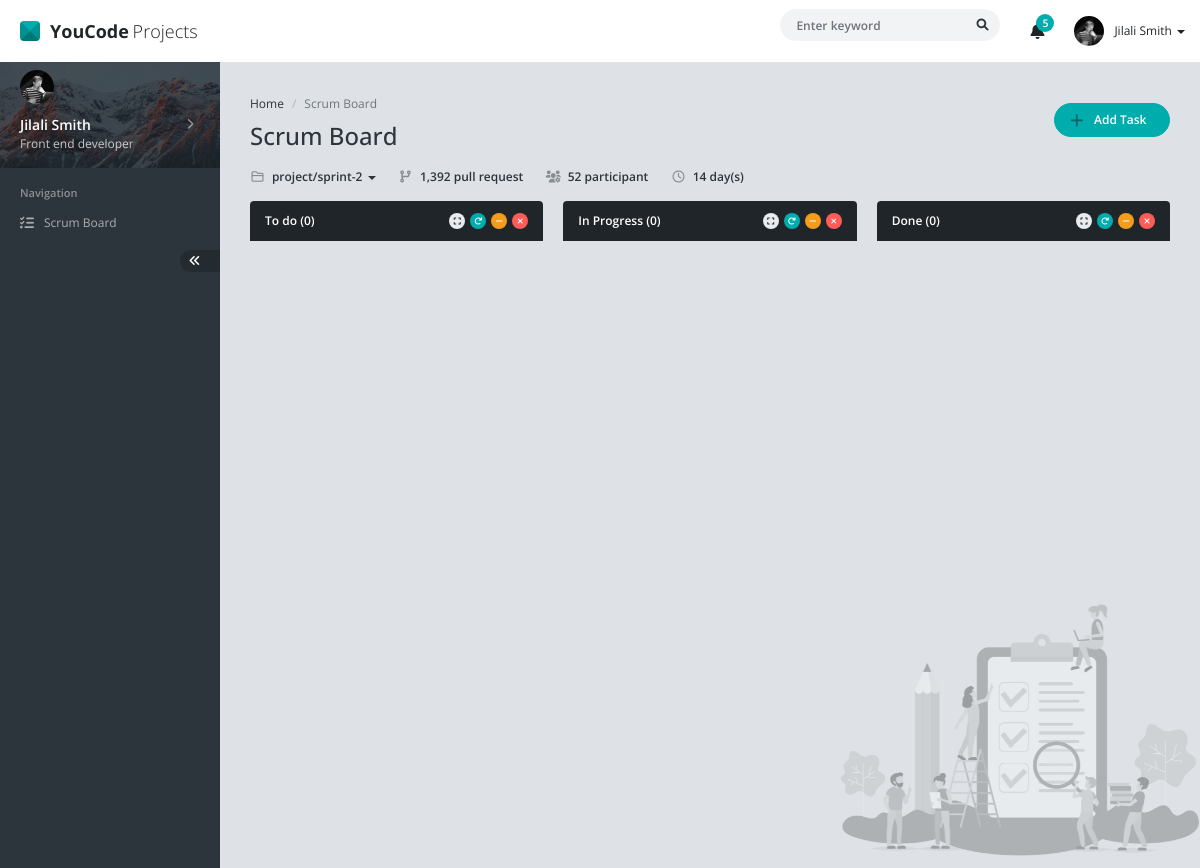
The app's page /, older data.
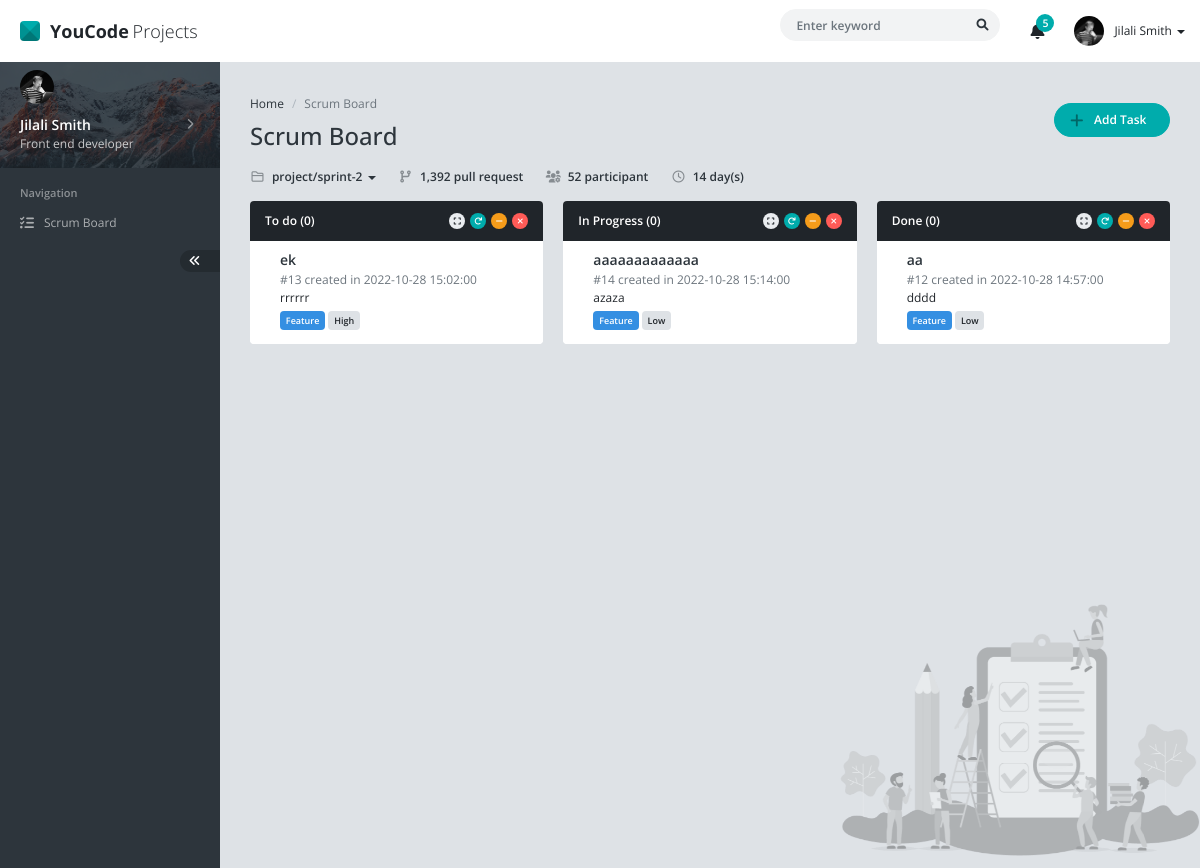
The same page, newer data.
### tables this page shows
CREATE TABLE `tasks` (
  `id` int(11) NOT NULL,
  `task_title` varchar(255) NOT NULL,
  `task_type` varchar(11) NOT NULL,
  `task_priority` varchar(11) NOT NULL,
  `task_status` varchar(11) NOT NULL,
  `task_date` datetime NOT NULL,
  `task_description` text NOT NULL
);

### scripts.php (called while the page is built, shortened)
<?php
    getTasks();
    function getTasks()
    {
        $requet = "SELECT * FROM `tasks`";
        $resultat = mysqli_query($GLOBALS['connection'],$requet);
    }
?>

### index.php (the view, shortened to what this page needs)
<?php
    include('scripts.php');
?>
<!DOCTYPE html>
<html lang="en" >
<head>
	<link href="assets/css/vendor.min.css" rel="stylesheet" />
	<link href="assets/css/default/app.min.css" rel="stylesheet" />
</head>
<body>
	<div id="app" class="app app-header-fixed app-sidebar-fixed">
		<div id="header" class="app-header">
			<div class="navbar-header">
				<a href="index.html" class="navbar-brand"><span class="navbar-logo"></span> <b class="me-1">YouCode</b> Projects</a>
			</div>
			<div class="navbar-nav">
				<div class="navbar-item navbar-form">
					<form action="" method="POST" name="search">
						<div class="form-group">
							<input type="text" class="form-control" placeholder="Enter keyword" />
							<button type="submit" class="btn btn-search"><i class="fa fa-search"></i></button>
						</div>
					</form>
				</div>
				<div class="navbar-item dropdown">
					<a href="#" data-bs-toggle="dropdown" class="navbar-link dropdown-toggle icon">
						<i class="fa fa-bell"></i>
						<span class="badge">5</span>
					</a>
				</div>
				<div class="navbar-item navbar-user dropdown">
					<a href="#" class="navbar-link dropdown-toggle d-flex align-items-center" data-bs-toggle="dropdown">
						<img src="assets/img/user/user-13.jpg" alt="" />
						<span>
							<span class="d-none d-md-inline">Jilali Smith</span>
							<b class="caret"></b>
						</span>
					</a>
				</div>
			</div>
		</div>
		<div id="sidebar" class="app-sidebar">
			<div class="app-sidebar-content" data-scrollbar="true" data-height="100%">
				<div class="menu">
					<div class="menu-profile">
						<a href="javascript:;" class="menu-profile-link" data-toggle="app-sidebar-profile" data-target="#appSidebarProfileMenu">
							<div class="menu-profile-cover with-shadow"></div>
							<div class="menu-profile-image">
								<img src="assets/img/user/user-13.jpg" alt="" />
							</div>
							<div class="menu-profile-info">
								<div class="d-flex align-items-center">
									<div class="flex-grow-1">
										Jilali Smith
									</div>
									<div class="menu-caret ms-auto"></div>
								</div>
								<small>Front end developer</small>
							</div>
						</a>
					</div>
					<div class="menu-header">Navigation</div>
					<div class="menu-item">
						<a href="index.html" class="menu-link">
							<div class="menu-icon">
								<i class="fa fa-list-check"></i>
							</div>
							<div class="menu-text">Scrum Board</div>
						</a>
					</div>
					<div class="menu-item d-flex">
						<a href="javascript:;" class="app-sidebar-minify-btn ms-auto" data-toggle="app-sidebar-minify"><i class="fa fa-angle-double-left"></i></a>
					</div>
				</div>
			</div>
		</div>
		<div id="content" class="app-content" style="min-height: 100vh; background: url(assets/img/cover/cover-scrum-board.png) no-repeat fixed; background-size: 360px; background-position: right bottom;">
			<div class="d-flex align-items-center mb-3">
				<div>
					<ol class="breadcrumb">
						<li class="breadcrumb-item"><a href="javascript:;">Home</a></li>
						<li class="breadcrumb-item active">Scrum Board </li>
					</ol>
					<h1 class="page-header mb-0">
						Scrum Board
					</h1>
				</div>
				<div class="ms-auto">
				<a href="#modal-task" data-bs-toggle="modal" class="btn btn-success btn-rounded px-4 rounded-pill"><i class="fa fa-plus fa-lg me-2 ms-n2 text-success-900"></i> Add Task</a>
				</div>
			</div>
			<div class="mb-3 d-md-flex fw-bold">
				<div class="dropdown-toggle">
					<a href="#" data-bs-toggle="dropdown" class="text-decoration-none text-dark"><i class="far fa-folder fa-fw text-dark text-opacity-50 me-1"></i> project/sprint-2 <b class="caret"></b></a>
				</div>
				<div class="ms-md-4 mt-md-0 mt-2"><i class="fa fa-code-branch fa-fw me-1 text-dark text-opacity-50"></i> 1,392 pull request</div>
				<div class="ms-md-4 mt-md-0 mt-2"><i class="fa fa-users-cog fa-fw me-1 text-dark text-opacity-50"></i> 52 participant</div>
				<div class="ms-md-4 mt-md-0 mt-2"><i class="far fa-clock fa-fw me-1 text-dark text-opacity-50"></i> 14 day(s)</div>
			</div>
			<div class="row">
				<div class="col-xl-4 col-lg-6">
					<div class="panel panel-inverse">
						<div class="panel-heading">
							<h4 class="panel-title">To do (<span id="to-do-tasks-count">0</span>)</h4>
							<div class="panel-heading-btn">
								<a href="javascript:;" class="btn btn-xs btn-icon btn-default" data-toggle="panel-expand"><i class="fa fa-expand"></i></a>
								<a href="javascript:;" class="btn btn-xs btn-icon btn-success" data-toggle="panel-reload"><i class="fa fa-redo"></i></a>
								<a href="javascript:;" class="btn btn-xs btn-icon btn-warning" data-toggle="panel-collapse"><i class="fa fa-minus"></i></a>
								<a href="javascript:;" class="btn btn-xs btn-icon btn-danger" data-toggle="panel-remove"><i class="fa fa-times"></i></a>
							</div>
						</div>
						<div class="list-group list-group-flush rounded-bottom overflow-hidden panel-body p-0" id="to-do-tasks">
							<?php
								foreach($GLOBALS['userStories'] as $row)
								{
									if($row['task_status'] === "To Do")
									{
							?>
									<button onclick="editTask(`+index+`)" class="list-group-item list-group-item-action d-flex">
										<div class="flex-fill">
											<div class="fs-14px lh-12 mb-2px fw-bold text-dark"><?=$row['task_title']?></div>
											<div class="mb-1 fs-12px">
												<div class="text-gray-600 flex-1">#<?=$row['id']?> created in <?=$row['task_date']?></div>
												<div class="text-gray-900 flex-1" title="`+tasks[index].description+`"><?=$row['task_description']?></div>
											</div>
											<div class="mb-1">
												<span class="badge bg-primary"><?=$row['task_type']?></span>
												<span class="badge bg-gray-300 text-gray-900"><?=$row['task_priority']?></span>
											</div>
										</div>
									</button>
							<?php
									}
								}
							?>
						</div>
					</div>
				</div>
				<div class="col-xl-4 col-lg-6">
					<div class="panel panel-inverse">
						<div class="panel-heading">
							<h4 class="panel-title">In Progress (<span id="in-progress-tasks-count">0</span>)</h4>
							<div class="panel-heading-btn">
								<a href="javascript:;" class="btn btn-xs btn-icon btn-default" data-toggle="panel-expand"><i class="fa fa-expand"></i></a>
								<a href="javascript:;" class="btn btn-xs btn-icon btn-success" data-toggle="panel-reload"><i class="fa fa-redo"></i></a>
								<a href="javascript:;" class="btn btn-xs btn-icon btn-warning" data-toggle="panel-collapse"><i class="fa fa-minus"></i></a>
								<a href="javascript:;" class="btn btn-xs btn-icon btn-danger" data-toggle="panel-remove"><i class="fa fa-times"></i></a>
							</div>
						</div>
						<div class="list-group list-group-flush rounded-bottom overflow-hidden panel-body p-0" id="in-progress-tasks">
							<?php
								foreach($GLOBALS['userStories'] as $row)
								{
									if($row['task_status'] === "In Progress")
									{
							?>
									<button onclick="editTask(`+index+`)" class="list-group-item list-group-item-action d-flex">
										<div class="flex-fill">
											<div class="fs-14px lh-12 mb-2px fw-bold text-dark"><?=$row['task_title']?></div>
											<div class="mb-1 fs-12px">
												<div class="text-gray-600 flex-1">#<?=$row['id']?> created in <?=$row['task_date']?></div>
												<div class="text-gray-900 flex-1" title="`+tasks[index].description+`"><?=$row['task_description']?></div>
											</div>
											<div class="mb-1">
												<span class="badge bg-primary"><?=$row['task_type']?></span>
												<span class="badge bg-gray-300 text-gray-900"><?=$row['task_priority']?></span>
											</div>
										</div>
									</button>
							<?php
									}
								}
							?>
						</div>
					</div>
				</div>
				<div class="col-xl-4 col-lg-6">
					<div class="panel panel-inverse">
						<div class="panel-heading">
							<h4 class="panel-title">Done (<span id="done-tasks-count">0</span>)</h4>
							<div class="panel-heading-btn">
								<a href="javascript:;" class="btn btn-xs btn-icon btn-default" data-toggle="panel-expand"><i class="fa fa-expand"></i></a>
								<a href="javascript:;" class="btn btn-xs btn-icon btn-success" data-toggle="panel-reload"><i class="fa fa-redo"></i></a>
								<a href="javascript:;" class="btn btn-xs btn-icon btn-warning" data-toggle="panel-collapse"><i class="fa fa-minus"></i></a>
								<a href="javascript:;" class="btn btn-xs btn-icon btn-danger" data-toggle="panel-remove"><i class="fa fa-times"></i></a>
							</div>
						</div>
						<div class="list-group list-group-flush rounded-bottom overflow-hidden panel-body p-0" id="done-tasks">
							<?php
								foreach($GLOBALS['userStories'] as $row)
								{
									if($row['task_status'] === "Done")
									{
							?>
										<button onclick="editTask(`+index+`)" class="list-group-item list-group-item-action d-flex">
										<div class="flex-fill">
											<div class="fs-14px lh-12 mb-2px fw-bold text-dark"><?=$row['task_title']?></div>
											<div class="mb-1 fs-12px">
												<div class="text-gray-600 flex-1">#<?=$row['id']?> created in   <?=$row['task_date']?>   </div>
												<div class="text-gray-900 flex-1" title="`+tasks[index].description+`">  <?=$row['task_description']?> </div>
											</div>
											<div class="mb-1">
												<span class="badge bg-primary"><?=$row['task_type']?></span>
												<span class="badge bg-gray-300 text-gray-900"><?=$row['task_priority']?></span>
											</div>
										</div>
									</button>
							<?php
									}
								}
							?>
						</div>
					</div>
				</div>
			</div>
		</div>
	</div>
</body>
</html>

Row changes from the older to the newer data that the page shows:
added tasks: task_title "ek", id "13", task_date "2022-10-28 15:02:00", task_description "rrrrrr", task_type "Feature", task_priority "High", shown under "To do (0)"
added tasks: task_title "aaaaaaaaaaaaa", id "14", task_date "2022-10-28 15:14:00", task_description "azaza", task_type "Feature", task_priority "Low", shown under "In Progress (0)"
added tasks: task_title "aa", id "12", task_date "2022-10-28 14:57:00", task_description "dddd", task_type "Feature", task_priority "Low", shown under "Done (0)"
